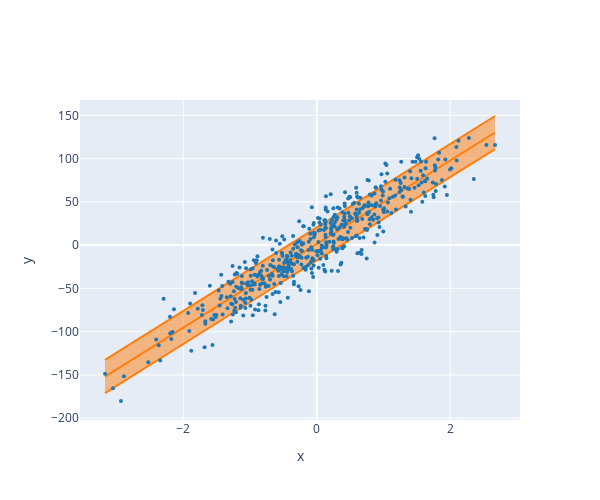

Notebook code cell kept with this figure:
### Markdown cell above
Visualisons enfin les intervalles de prédiction estimés.

### Code cell
fig = go.Figure()

# lower/upper bounds
order = np.argsort(X[:, 0])
fig.add_trace(go.Scatter(
    name="lower bound",
    x=X[order].ravel(),
    y=y_preds[1][:, 0, 0][order],
    mode="lines",
    line=dict(color="#ff7f0e", dash='solid')
))
fig.add_trace(go.Scatter(
    name="upper bound",
    x=X[order].ravel(),
    y=y_preds[1][:, 1, 0][order],
    mode="lines",
    fill="tonexty",
    line=dict(color="#ff7f0e", dash='solid')
))

# predictions
fig.add_trace(go.Scatter(
    name="predictions",
    x=X.ravel(),
    y=y_preds[0],
    mode="lines",
    line=dict(color="#ff7f0e", dash='solid')
))

# data
fig.add_trace(go.Scatter(
    name="data",
    x=X.ravel(),
    y=y,
    mode="markers",
    marker=dict(color="#1f77b4", size=4),
))
fig.update_layout(
    autosize=False,
    width=600,
    height=500,
    xaxis_title="x",
    yaxis_title="y",
    hovermode="x",
    showlegend=False
)
fig.show()

### Figure 1 — Plotly figure (JSON) as saved in the notebook; plotly's stock layout.template omitted (floating-point values rounded to 4 significant figures; data arrays with more than 128 entries replaced by an {"elided": "..."} marker saying what was removed)
{"data": [{"line": {"color": "#ff7f0e", "dash": "solid"}, "mode": "lines", "name": "lower bound", "type": "scatter", "x": {"elided": "500 float values"}, "y": {"elided": "500 float values"}}, {"fill": "tonexty", "line": {"color": "#ff7f0e", "dash": "solid"}, "mode": "lines", "name": "upper bound", "type": "scatter", "x": {"elided": "500 float values"}, "y": {"elided": "500 float values"}}, {"line": {"color": "#ff7f0e", "dash": "solid"}, "mode": "lines", "name": "predictions", "type": "scatter", "x": {"elided": "500 float values"}, "y": {"elided": "500 float values"}}, {"marker": {"color": "#1f77b4", "size": 4}, "mode": "markers", "name": "data", "type": "scatter", "x": {"elided": "500 float values"}, "y": {"elided": "500 float values"}}], "layout": {"autosize": false, "height": 500, "hovermode": "x", "showlegend": false, "width": 600, "xaxis": {"title": {"text": "x"}}, "yaxis": {"title": {"text": "y"}}}}
